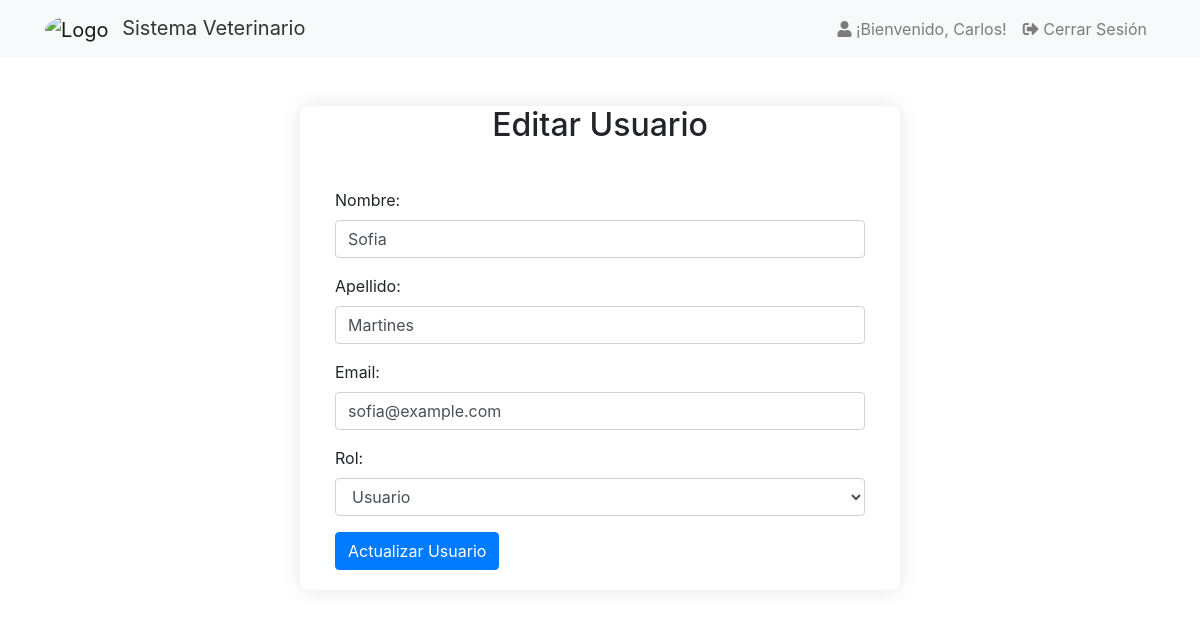
Screenshot of /views/admin_views/editar_usuario.php?id=1 (signed in) with the database file from the repository.
### tables this page shows
CREATE TABLE IF NOT EXISTS `usuario` (
  `id_usuario` int NOT NULL AUTO_INCREMENT,
  `nombre` varchar(30) DEFAULT NULL,
  `apellido` varchar(30) DEFAULT NULL,
  `email` varchar(50) DEFAULT NULL,
  `contrasena` varchar(255) DEFAULT NULL,
  `rol` enum('admin','usuario') DEFAULT 'usuario',
  PRIMARY KEY (`id_usuario`)
);

### utils/usuarios.php (called while the page is built, shortened)
<?php
require_once "db_connection.php";
function obtenerUsuarioPorId($id) {
    global $conn;
    $sql = "SELECT * FROM usuario WHERE id_usuario = $id";
    $resultado = mysqli_query($conn, $sql);
    return mysqli_fetch_assoc($resultado);
}
?>

### views/admin_views/editar_usuario.php (the view, shortened to what this page needs)
<?php
require_once "../../utils/usuarios.php";
if (isset($_GET['id'])) {
    $id = $_GET['id'];
    $usuario = obtenerUsuarioPorId($id);
} else {
    header("Location: lista_usuarios.php");
    exit();
}
?>
<!DOCTYPE html>
<html lang="es">
<head>
    <link rel="stylesheet" href="../../css/styles2.css">
    <link rel="stylesheet" href="https://stackpath.bootstrapcdn.com/bootstrap/4.5.2/css/bootstrap.min.css">
</head>
<body>
    <?php include '../header.php'; ?>
    <div class="container-fluid mt-5">
        <div class="row justify-content-center">
            <div class="col-md-6"
                style="background-color: rgba(255, 255, 255, 0.4); border-radius: 10px; box-shadow: 0 0 20px rgba(0, 0, 0, 0.1); backdrop-filter: blur(5px);">
                <h2 class="text-center mb-4">Editar Usuario</h2>
                <form action="" method="POST" style="padding: 20px;">
                    <div class="form-group">
                        <label for="nombre">Nombre:</label>
                        <input type="text" class="form-control" id="nombre" name="nombre"
                            value="<?php echo $usuario['nombre']; ?>" required>
                    </div>
                    <div class="form-group">
                        <label for="apellido">Apellido:</label>
                        <input type="text" class="form-control" id="apellido" name="apellido"
                            value="<?php echo $usuario['apellido']; ?>" required>
                    </div>
                    <div class="form-group">
                        <label for="email">Email:</label>
                        <input type="email" class="form-control" id="email" name="email"
                            value="<?php echo $usuario['email']; ?>" required>
                    </div>
                    <div class="form-group">
                        <label for="rol">Rol:</label>
                        <select class="form-control" id="rol" name="rol" required>
                            <option value="usuario" <?php if ($usuario['rol'] == 'usuario')
                                echo 'selected'; ?>>Usuario
                            </option>
                        </select>
                    </div>
                    <button type="submit" class="btn btn-primary">Actualizar Usuario</button>
                </form>
            </div>
        </div>
    </div>
</body>
</html>

### css/styles2.css (style rules this page uses)
body { font-family: Arial, sans-serif; background-image: url('../img/fondo.jpg'); background-size: cover; background-repeat: no-repeat; }

### rows the page displays
usuario: nombre "Sofia", apellido "Martines", email "sofia@example.com", rol "Usuario"

### other values shown
$nombreUsuario "Carlos"
